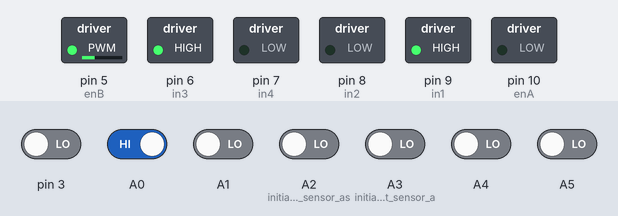
A sketch run on a simulated Arduino Nano, built with avr-gcc and run on an emulated ATmega328P. Parts: switched loads named in the sketch (green lamp = pin HIGH). Inputs (shaded band) come from the test bench; at power-on: A0 HIGH, A1, A2 (initialize_Left_sensor_as), A3 (initialize_Right_sensor_a), A4, A5, pin 3 LOW. What the sketch prints to the serial monitor is not drawn.

Above: at 1.2 s.
1.3 s: pin 3 driven HIGH
At 2.3 s:
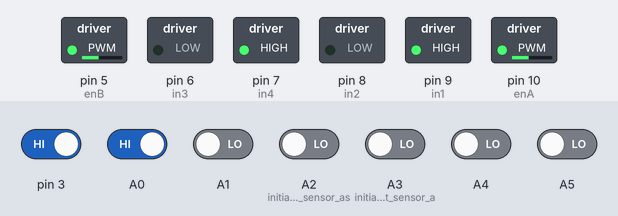
2.8 s: pin 3 driven LOW and A0 driven LOW and A1 driven HIGH and A2 (initialize_Left_sensor_as) driven HIGH and A3 (initialize_Right_sensor_a) driven HIGH
At 3.3 s:
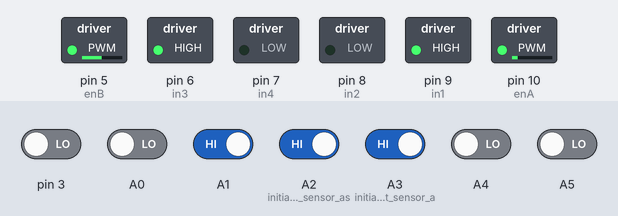
4.3 s: A1 driven LOW
At 5.5 s:
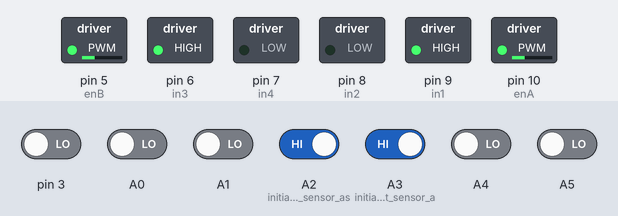
5.8 s: A2 (initialize_Left_sensor_as) driven LOW
At 6.9 s:
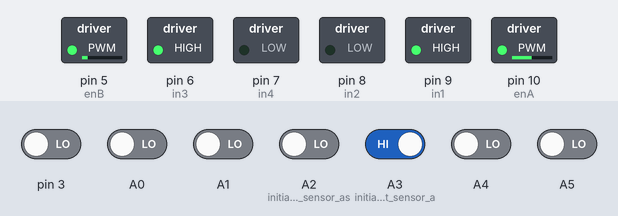
7.3 s: A5 driven HIGH
At 8.0 s:
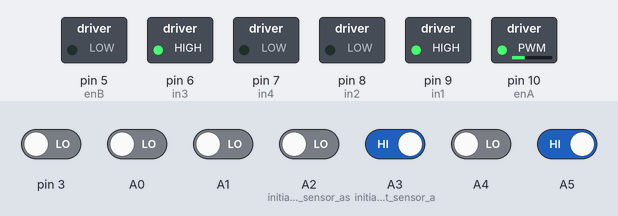
8.8 s: A5 driven LOW
At 9.2 s:
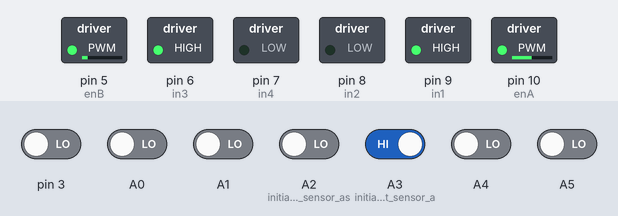
Timing chart, 0 to 11.3 s (numbered marks = the images above; inputs shaded):
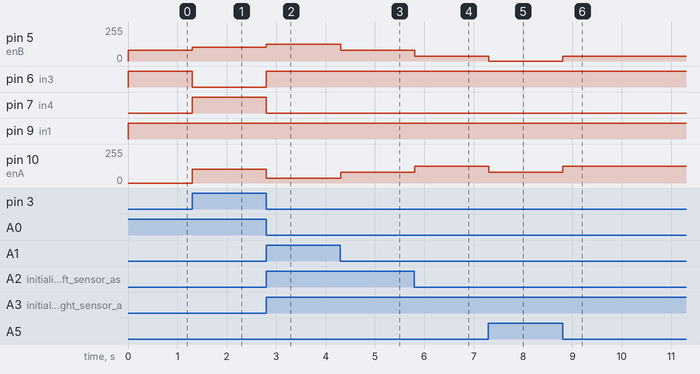

The sketch:

8_Sensors.ino
```cpp
// 0 = white
// EnA = Left motor

#define in1 9
#define in2 8
#define in3 6
#define in4 7
#define enA 10
#define enB 5


 int basespeed = 80;
 int softhigh = basespeed + 45;
 int mediumhigh = basespeed + 50;
 int hardhigh = basespeed;
 int farhigh = basespeed +25;
 int softlow = basespeed -45;
 int mediumlow = basespeed -50;
 int hardlow = basespeed -80;
 int farlow = basespeed +25;

 int M1_Speed = 255; // speed of motor 1
 int M2_Speed = 255; // speed of motor 2
 int LeftRotationSpeed = 250;  // Left Rotation Speed
 int RightRotationSpeed = 250; // Right Rotation Speed
 int lastdir = 0;


 void setup() {

  pinMode(in1,OUTPUT);
  pinMode(in2,OUTPUT);
  pinMode(in3,OUTPUT);
  pinMode(in4,OUTPUT);
  Serial.begin(9600);

    pinMode(enA,OUTPUT);
    pinMode(enB,OUTPUT);

      pinMode(A0, INPUT);
      pinMode(A1, INPUT);
      pinMode(A2, INPUT); // initialize Left sensor as an input
      pinMode(A3, INPUT); // initialize Right sensor as an input
      pinMode(A4, INPUT);
      pinMode(A5, INPUT);
      pinMode(A6, INPUT);
      pinMode(3, INPUT);
}

void loop() {

  int HL_SENSOR = digitalRead(A0);
  int ML_SENSOR = digitalRead(A1);
  int SL_SENSOR = digitalRead(A2);
  int SR_SENSOR = digitalRead(A3);
  int MR_SENSOR = digitalRead(A4);
  int HR_SENSOR = digitalRead(A5);
  int FL_SENSOR = digitalRead(A6);
  int FR_SENSOR = digitalRead(3);
  Serial.println(FL_SENSOR);

if (FL_SENSOR==1) {
  farleft();
}

  else if (FR_SENSOR==1) {
    farright();
}
  else if(HL_SENSOR==0 && ML_SENSOR==0 && SL_SENSOR==0 && SR_SENSOR==0 && MR_SENSOR==0 && HR_SENSOR==0) {
    lastdirection();
}

  else if(HL_SENSOR==0 && ML_SENSOR==0 && SL_SENSOR==0 && SR_SENSOR==0 && MR_SENSOR==0 && HR_SENSOR==1) {
    hardright();
 }

  else if(HL_SENSOR==0 && ML_SENSOR==0 && SL_SENSOR==0 && SR_SENSOR==0 && MR_SENSOR==1 && HR_SENSOR==0) {
    mediumright();
}

  else if(HL_SENSOR==0 && ML_SENSOR==0 && SL_SENSOR==0 && SR_SENSOR==0 && MR_SENSOR==1 && HR_SENSOR==1) {
    hardright();
}

  else if(HL_SENSOR==0 && ML_SENSOR==0 && SL_SENSOR==0 && SR_SENSOR==1 && MR_SENSOR==0 && HR_SENSOR==0) {
    softright();
}

  else if(HL_SENSOR==0 && ML_SENSOR==0 && SL_SENSOR==0 && SR_SENSOR==1 && MR_SENSOR==0 && HR_SENSOR==1) {
    hardright();
}

  else if(HL_SENSOR==0 && ML_SENSOR==0 && SL_SENSOR==0 && SR_SENSOR==1 && MR_SENSOR==1 && HR_SENSOR==0) {
    softright();
}

  else if(HL_SENSOR==0 && ML_SENSOR==0 && SL_SENSOR==0 && SR_SENSOR==1 && MR_SENSOR==1 && HR_SENSOR==1) {
    hardright();
}

  else if(HL_SENSOR==0 && ML_SENSOR==0 && SL_SENSOR==1 && SR_SENSOR==0 && MR_SENSOR==0 && HR_SENSOR==0) {
    softleft();
}
  else if(HL_SENSOR==0 && ML_SENSOR==0 && SL_SENSOR==1 && SR_SENSOR==0 && MR_SENSOR==0 && HR_SENSOR==1) {
    hardright();
}
  else if(HL_SENSOR==0 && ML_SENSOR==0 && SL_SENSOR==1 && SR_SENSOR==0 && MR_SENSOR==1 && HR_SENSOR==0) {
    forward();
}
  else if(HL_SENSOR==0 && ML_SENSOR==0 && SL_SENSOR==1 && SR_SENSOR==0 && MR_SENSOR==1 && HR_SENSOR==1) {
    hardright();
}
  else if(HL_SENSOR==0 && ML_SENSOR==0 && SL_SENSOR==1 && SR_SENSOR==1 && MR_SENSOR==0 && HR_SENSOR==0) {
    forward();
}
 else if(HL_SENSOR==0 && ML_SENSOR==0 && SL_SENSOR==1 && SR_SENSOR==1 && MR_SENSOR==0 && HR_SENSOR==1) {
    hardright();
}
 else if(HL_SENSOR==0 && ML_SENSOR==0 && SL_SENSOR==1 && SR_SENSOR==1 && MR_SENSOR==1 && HR_SENSOR==0) {
    softright();
}
 else if(HL_SENSOR==0 && ML_SENSOR==0 && SL_SENSOR==1 && SR_SENSOR==1 && MR_SENSOR==1 && HR_SENSOR==1) {
    hardright();
}
 else if(HL_SENSOR==0 && ML_SENSOR==1 && SL_SENSOR==0 && SR_SENSOR==0 && MR_SENSOR==0 && HR_SENSOR==0) {
    mediumleft();
}
 else if(HL_SENSOR==0 && ML_SENSOR==1 && SL_SENSOR==1 && SR_SENSOR==0 && MR_SENSOR==0 && HR_SENSOR==0) {
    softleft();
}
 else if(HL_SENSOR==0 && ML_SENSOR==1 && SL_SENSOR==1 && SR_SENSOR==0 && MR_SENSOR==0 && HR_SENSOR==1) {
    hardright();
}
 else if(HL_SENSOR==0 && ML_SENSOR==1 && SL_SENSOR==1 && SR_SENSOR==0 && MR_SENSOR==1 && HR_SENSOR==1) {
    hardright();
}
 else if(HL_SENSOR==0 && ML_SENSOR==1 && SL_SENSOR==1 && SR_SENSOR==1 && MR_SENSOR==0 && HR_SENSOR==0) {
    softleft();
}
 else if(HL_SENSOR==0 && ML_SENSOR==1 && SL_SENSOR==1 && SR_SENSOR==1 && MR_SENSOR==0 && HR_SENSOR==1) {
    hardright();
}
 else if(HL_SENSOR==0 && ML_SENSOR==1 && SL_SENSOR==1 && SR_SENSOR==1 && MR_SENSOR==1 && HR_SENSOR==0) {
    //boost();
}
 else if(HL_SENSOR==0 && ML_SENSOR==1 && SL_SENSOR==1 && SR_SENSOR==1 && MR_SENSOR==1 && HR_SENSOR==1) {
    //boost();
}
 else if(HL_SENSOR==1 && ML_SENSOR==0 && SL_SENSOR==0 && SR_SENSOR==0 && MR_SENSOR==0 && HR_SENSOR==0) {
    hardleft();
}
 else if(HL_SENSOR==1 && ML_SENSOR==0 && SL_SENSOR==0 && SR_SENSOR==0 && MR_SENSOR==0 && HR_SENSOR==1) {
    hardleft();
}
 else if(HL_SENSOR==1 && ML_SENSOR==0 && SL_SENSOR==0 && SR_SENSOR==0 && MR_SENSOR==1 && HR_SENSOR==1) {
    hardright();
}
 else if(HL_SENSOR==1 && ML_SENSOR==0 && SL_SENSOR==0 && SR_SENSOR==1 && MR_SENSOR==1 && HR_SENSOR==0) {
    hardleft();
}
 else if(HL_SENSOR==1 && ML_SENSOR==0 && SL_SENSOR==0 && SR_SENSOR==1 && MR_SENSOR==1 && HR_SENSOR==1) {
    hardleft();
}
 else if(HL_SENSOR==1 && ML_SENSOR==0 && SL_SENSOR==1 && SR_SENSOR==1 && MR_SENSOR==0 && HR_SENSOR==0) {
    hardleft();
}
 else if(HL_SENSOR==1 && ML_SENSOR==0 && SL_SENSOR==1 && SR_SENSOR==1 && MR_SENSOR==1 && HR_SENSOR==0) {
    hardleft();
}
 else if(HL_SENSOR==1 && ML_SENSOR==0 && SL_SENSOR==1 && SR_SENSOR==1 && MR_SENSOR==1 && HR_SENSOR==1) {
    hardleft();
}
 else if(HL_SENSOR==1 && ML_SENSOR==1 && SL_SENSOR==0 && SR_SENSOR==0 && MR_SENSOR==0 && HR_SENSOR==0) {
    hardleft();
}
 else if(HL_SENSOR==1 && ML_SENSOR==1 && SL_SENSOR==0 && SR_SENSOR==0 && MR_SENSOR==0 && HR_SENSOR==1) {
    hardleft();
}
 else if(HL_SENSOR==1 && ML_SENSOR==1 && SL_SENSOR==0 && SR_SENSOR==0 && MR_SENSOR==1 && HR_SENSOR==0) {
    hardleft();
}
 else if(HL_SENSOR==1 && ML_SENSOR==1 && SL_SENSOR==0 && SR_SENSOR==0 && MR_SENSOR==1 && HR_SENSOR==1) {
    hardleft();
}
 else if(HL_SENSOR==1 && ML_SENSOR==1 && SL_SENSOR==0 && SR_SENSOR==1 && MR_SENSOR==0 && HR_SENSOR==0) {
    hardleft();
}
 else if(HL_SENSOR==1 && ML_SENSOR==1 && SL_SENSOR==0 && SR_SENSOR==1 && MR_SENSOR==1 && HR_SENSOR==0) {
    hardleft();
}
 else if(HL_SENSOR==1 && ML_SENSOR==1 && SL_SENSOR==0 && SR_SENSOR==1 && MR_SENSOR==1 && HR_SENSOR==1) {
    hardleft();
}
 else if(HL_SENSOR==1 && ML_SENSOR==1 && SL_SENSOR==1 && SR_SENSOR==0 && MR_SENSOR==0 && HR_SENSOR==0) {
    hardleft();
}
 else if(HL_SENSOR==1 && ML_SENSOR==1 && SL_SENSOR==1 && SR_SENSOR==0 && MR_SENSOR==0 && HR_SENSOR==1) {
    hardright();
}
 else if(HL_SENSOR==1 && ML_SENSOR==1 && SL_SENSOR==1 && SR_SENSOR==0 && MR_SENSOR==1 && HR_SENSOR==1) {
    hardright();
}
 else if(HL_SENSOR==1 && ML_SENSOR==1 && SL_SENSOR==1 && SR_SENSOR==1 && MR_SENSOR==0 && HR_SENSOR==0) {
    hardleft();
}
 else if(HL_SENSOR==1 && ML_SENSOR==1 && SL_SENSOR==1 && SR_SENSOR==1 && MR_SENSOR==0 && HR_SENSOR==1) {
    hardright();
}
 else if(HL_SENSOR==1 && ML_SENSOR==1 && SL_SENSOR==1 && SR_SENSOR==1 && MR_SENSOR==1 && HR_SENSOR==0) {
    hardleft();
}
 else if(HL_SENSOR==1 && ML_SENSOR==1 && SL_SENSOR==1 && SR_SENSOR==1 && MR_SENSOR==1 && HR_SENSOR==1) {
    //boost();
}
}


void boost()
{
            digitalWrite(in1, HIGH);
            digitalWrite(in2, LOW);
            digitalWrite(in3, HIGH);
            digitalWrite(in4, LOW);

            analogWrite(enA, 255);
            analogWrite(enB, 255);
}
void lastdirection()
{
  if (lastdir == -1)
  {
            farleft();
  }

    else
    {
            farright();
    }
}


void softright()
{
            digitalWrite(in1, HIGH);
            digitalWrite(in2, LOW);
            digitalWrite(in3, HIGH);
            digitalWrite(in4, LOW);

            analogWrite(enA, softhigh);
            analogWrite(enB, softlow);
           // lastdir = 1;
}

void mediumright()
{
            digitalWrite(in1, HIGH);
            digitalWrite(in2, LOW);
            digitalWrite(in3, HIGH);
            digitalWrite(in4, LOW);

            analogWrite(enA, mediumhigh);
            analogWrite(enB, mediumlow);
            //lastdir = 1;
}

void hardright()
{
            digitalWrite(in1, HIGH);
            digitalWrite(in2, LOW);
            digitalWrite(in3, HIGH);
            digitalWrite(in4, LOW);

            analogWrite(enA, hardhigh);
            analogWrite(enB, hardlow);
            lastdir = 1;
}

void farright()
{
            digitalWrite(in1, HIGH);
            digitalWrite(in2, LOW);
            digitalWrite(in3, LOW);
            digitalWrite(in4, HIGH);

            analogWrite(enA, farhigh);
            analogWrite(enB, farlow);
            lastdir = 1;
}

void softleft()
{
            digitalWrite(in1, HIGH);
            digitalWrite(in2, LOW);
            digitalWrite(in3, HIGH);
            digitalWrite(in4, LOW);

            analogWrite(enA, softlow);
            analogWrite(enB, softhigh);
            //lastdir = -1;
}

void mediumleft()
{
            digitalWrite(in1, HIGH);
            digitalWrite(in2, LOW);
            digitalWrite(in3, HIGH);
            digitalWrite(in4, LOW);

            analogWrite(enA, mediumlow);
            analogWrite(enB, mediumhigh);
            //lastdir = -1;
}

void hardleft()
{
            digitalWrite(in1, HIGH);
            digitalWrite(in2, LOW);
            digitalWrite(in3, HIGH);
            digitalWrite(in4, LOW);

            analogWrite(enA, hardlow);
            analogWrite(enB, hardhigh);
            lastdir = -1;
}


void farleft()
{
            digitalWrite(in1, LOW);
            digitalWrite(in2, HIGH);
            digitalWrite(in3, HIGH);
            digitalWrite(in4, LOW);
            lastdir = -1;

            analogWrite(enA, farlow);
            analogWrite(enB, farhigh);
}

void forward()
{
            digitalWrite(in1, HIGH);
            digitalWrite(in2, LOW);
            digitalWrite(in3, HIGH);
            digitalWrite(in4, LOW);

                analogWrite(enA, basespeed);
                analogWrite(enB, basespeed);
}

void backward()
{
            digitalWrite(in1, LOW);
            digitalWrite(in2, HIGH);
            digitalWrite(in3, LOW);
            digitalWrite(in4, HIGH);

                analogWrite(enA, M1_Speed);
                analogWrite(enB, M2_Speed);
}

void right()
{
            digitalWrite(in1, LOW);
            digitalWrite(in2, HIGH);
            digitalWrite(in3, HIGH);
            digitalWrite(in4, LOW);

                analogWrite(enA, LeftRotationSpeed);
                analogWrite(enB, RightRotationSpeed);
}

void left()
{
            digitalWrite(in1, HIGH);
            digitalWrite(in2, LOW);
            digitalWrite(in3, LOW);
            digitalWrite(in4, HIGH);

                analogWrite(enA, LeftRotationSpeed);
                analogWrite(enB, RightRotationSpeed);
}

void Stop()
{
            digitalWrite(in1, LOW);
            digitalWrite(in2, LOW);
            digitalWrite(in3, LOW);
            digitalWrite(in4, LOW);
}
```

Measured:
- after the input at 1.3 s, pin 5 (enB): 80/255 → 105/255 at once; pin 6 (in3): HIGH → LOW at once; pin 7 (in4): LOW → HIGH at once; pin 10 (enA): 0/255 → 105/255 at once
- after the input at 2.8 s, pin 5 (enB): 105/255 → 125/255 at once; pin 6 (in3): LOW → HIGH at once; pin 7 (in4): HIGH → LOW at once; pin 10 (enA): 105/255 → 35/255 at once
- after the input at 4.3 s, pin 5 (enB): 125/255 → 80/255 at once; pin 10 (enA): 35/255 → 80/255 at once
- after the input at 5.8 s, pin 5 (enB): 80/255 → 35/255 at once; pin 10 (enA): 80/255 → 125/255 at once
- after the input at 7.3 s, pin 5 (enB): 35/255 → 0/255 at once; pin 10 (enA): 125/255 → 80/255 at once
- after the input at 8.8 s, pin 5 (enB): 0/255 → 35/255 at once; pin 10 (enA): 80/255 → 125/255 at once
